Frame 1 (no input): blank canvas, image omitted
Frame 60 (the mouse pressed at the canvas centre just before this capture): blank canvas, image omitted
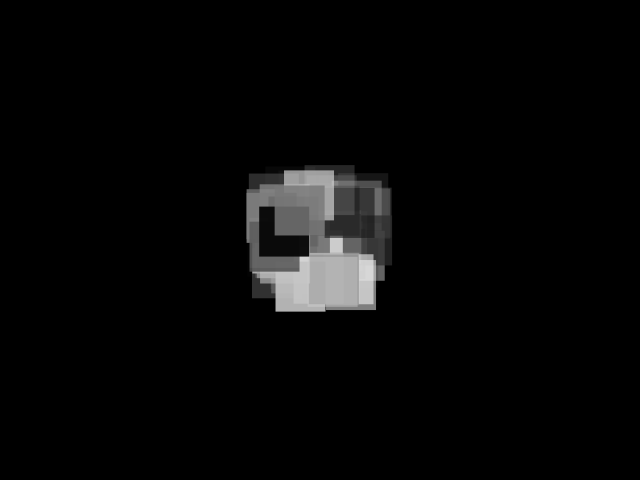
Frame 120 (the mouse held since frame 60 and released just before this capture)

The Processing sketch whose frames 1 and 60 were blank and that drew this single picture after the mouse press (run headless with seeded random() and noise(); from frame 60 on, the mouse is pressed at the canvas centre):

// Processing sketch: processing_159726
// ── processing_159726.pde

void setup() {
  size(640, 480);
  background(0);
  noStroke();
  rectMode(CENTER);
}

void draw() {
  
  // check if the mouse button is down
  if (mousePressed) {
    
    // declare color variable and set to 
    // random greyscale and random alpha channel
    color col = color(random(255), random(255));
    
    // set fill to col variable
    fill(col);
    
    // declare x and y variables and set to
    // a random value within 50 pixels of the mouse
    float x = random(mouseX-50,mouseX+50);
    float y = random(mouseY-50,mouseY+50);
    
    // draw a rectangle
    rect(x, y, 50, 50);
  }
}
